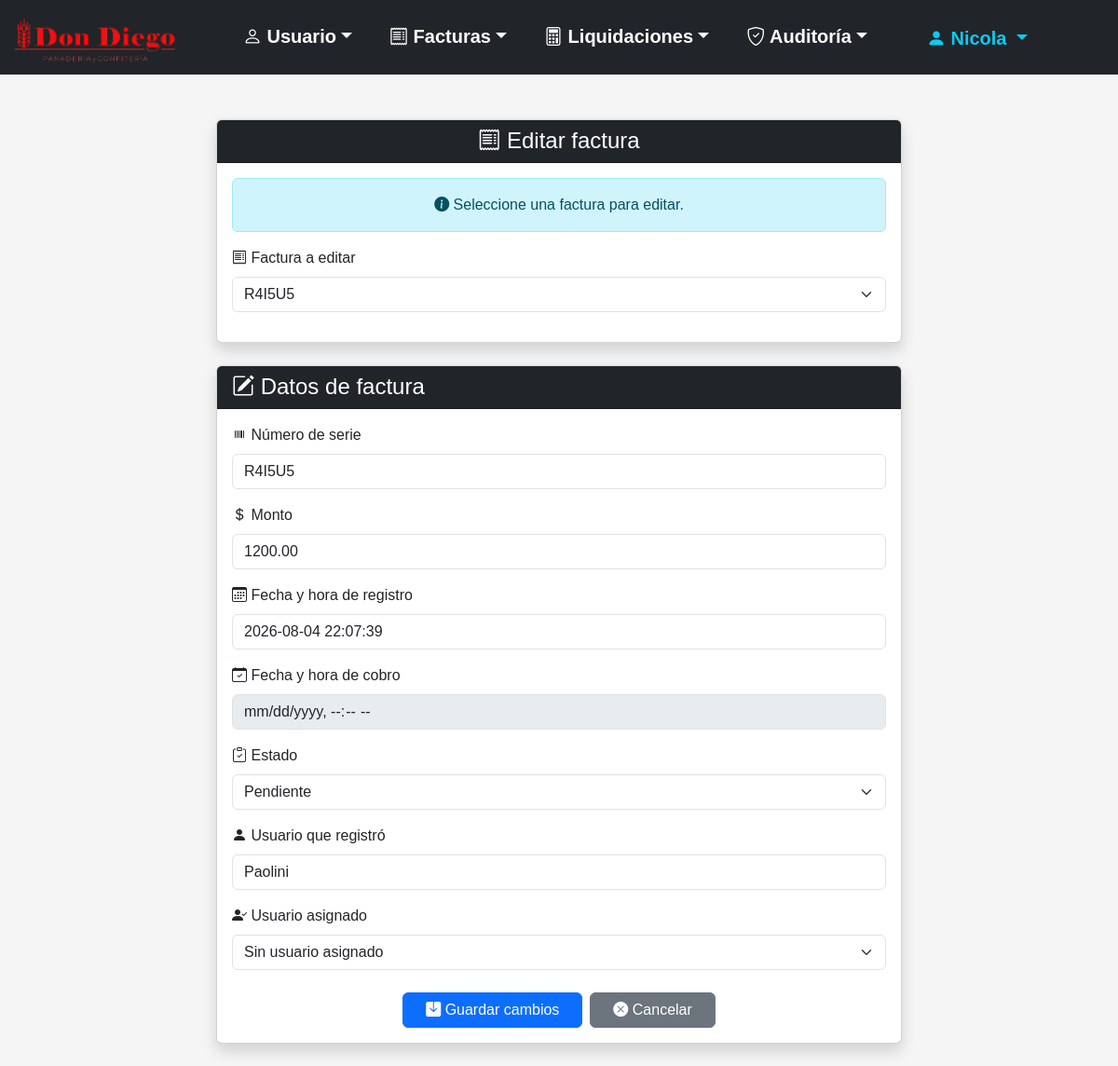
/Panaderia-v2/editar_factura.php?id=2 (signed in), run on the app's committed database.
### tables this page shows
CREATE TABLE `usuario` (
  `id` smallint(5) UNSIGNED NOT NULL,
  `usuario` varchar(32) NOT NULL,
  `contrasenia` varchar(255) NOT NULL,
  `activo` tinyint(1) NOT NULL DEFAULT 1,
  `id_ROL` tinyint(3) UNSIGNED NOT NULL
);

CREATE TABLE `factura` (
  `id` int(10) UNSIGNED NOT NULL,
  `numero_serie` varchar(20) NOT NULL,
  `monto` decimal(8,2) NOT NULL,
  `fecha_registro` datetime NOT NULL,
  `fecha_cobro` datetime DEFAULT NULL,
  `estado` enum('Cobrado','Pendiente','Anulada') NOT NULL DEFAULT 'Pendiente',
  `id_usuario_registro` smallint(5) UNSIGNED NOT NULL,
  `id_usuario_asignado` smallint(5) UNSIGNED DEFAULT NULL
);

### Panaderia-v2/editar_factura.php (the view, shortened to what this page needs)
<?php
require_once "conexion.php";
$id_factura_editar = $_GET["id"] ?? $_POST["id_factura"] ?? "";
$facturaEditar = null;
if ($id_factura_editar != "") {
    $sqlFactura = "SELECT id, numero_serie, monto, fecha_registro, fecha_cobro, estado, id_usuario_registro, id_usuario_asignado
                   FROM factura
                    WHERE id = ?";
    $stmtFactura = $conexion->prepare($sqlFactura);
    $stmtFactura->execute([$id_factura_editar]);
    $facturaEditar = $stmtFactura->fetch(PDO::FETCH_ASSOC);
}
?>
<!DOCTYPE html>
<html lang="es">
<head>
    <link rel="stylesheet" href="css/bootstrap-5.3.8/css/bootstrap.min.css">
    <link rel="stylesheet" href="imagenes/bootstrap-icons-1.13.1/bootstrap-icons.min.css">
    <link rel="stylesheet" href="css/estilo.css">
</head>
<body>
    <?php require_once "menu.php"; ?>
    <div class="container mt-5">
        <div class="row justify-content-center">
            <div class="col-md-9 col-lg-8">
                <div class="card shadow mb-4">
                    <div class="card-header bg-dark text-white text-center">
                        <h4 class="mb-0"><i class="bi bi-receipt"></i> Editar factura</h4>
                    </div>
                    <div class="card-body">
                        <div class="alert alert-info text-center"><i class="bi bi-info-circle-fill"></i> Seleccione una factura para editar.</div>
                        <form method="get">
                            <div class="mb-3">
                                <label for="id" class="form-label"><i class="bi bi-receipt"></i> Factura a editar</label>
                                <select id="id" name="id" class="form-select" onchange="this.form.submit()" required>
                                    <?php
                                        $sqlListaFacturas = "SELECT id, numero_serie FROM factura ORDER BY id DESC";
                                        $stmtListaFacturas = $conexion->prepare($sqlListaFacturas);
                                        $stmtListaFacturas->execute();
                                        $facturas = $stmtListaFacturas->fetchAll(PDO::FETCH_ASSOC);
                                    ?>
                                    <?php foreach ($facturas as $factura): ?>
                                        <option value="<?= $factura["id"] ?>"
                                            <?= ($id_factura_editar == $factura["id"])
                                                ? "selected"
                                                : "" ?>
                                        >
                                            <?= htmlspecialchars($factura["numero_serie"]) ?>
                                        </option>
                                    <?php endforeach; ?>
                                </select>
                            </div>
                        </form>
                    </div>
                </div>
                <?php if ($facturaEditar): ?>
                    <div class="card shadow mb-4">
                        <div class="card-header bg-dark text-white">
                            <h4 class="mb-0"><i class="bi bi-pencil-square"></i> Datos de factura</h4>
                        </div>
                        <div class="card-body">
                            <form method="post">
                                <div class="mb-3">
                                    <label for="numero_serie" class="form-label"><i class="bi bi-upc"></i> Número de serie</label>
                                    <input type="text" id="numero_serie" name="numero_serie" class="form-control"
                                        value="<?= htmlspecialchars($facturaEditar["numero_serie"]) ?>"
                                        maxlength="20"
                                        required
                                    >
                                </div>
                                <div class="mb-3">
                                    <label for="monto" class="form-label"><i class="bi bi-currency-dollar"></i> Monto</label>
                                    <input type="number" id="monto" name="monto" class="form-control"
                                        value="<?= htmlspecialchars($facturaEditar["monto"]) ?>"
                                        step="0.01"
                                        min="0"
                                        required
                                    >
                                </div>
                                <div class="mb-3">
                                    <label for="fecha_registro" class="form-label"><i class="bi bi-calendar3"></i> Fecha y hora de registro</label>
                                    <input type="text" id="fecha_registro" class="form-control"
                                        value="<?= htmlspecialchars($facturaEditar["fecha_registro"]) ?>"
                                        readonly
                                    >
                                </div>
                                <div class="mb-3">
                                    <label for="fecha_cobro" class="form-label"><i class="bi bi-calendar-check"></i> Fecha y hora de cobro</label>
                                    <input type="datetime-local" id="fecha_cobro" name="fecha_cobro" class="form-control"
                                         value="<?php
                                        ?>"
                                    >
                                </div>
                                <div class="mb-3">
                                    <label for="estado" class="form-label"><i class="bi bi-clipboard-check"></i> Estado</label>
                                    <select id="estado" name="estado" class="form-select" required>
                                        <option value="Pendiente"
                                            <?= ($facturaEditar["estado"] == "Pendiente")
                                                ? "selected"
                                                : "" ?>
                                        >
                                            Pendiente
                                        </option>
                                    </select>
                                </div>
                                <div class="mb-3">
                                    <label for="id_usuario_registro" class="form-label"><i class="bi bi-person-fill"></i> Usuario que registró</label>
                                    <input type="text" id="id_usuario_registro" class="form-control"
                                        value="<?php
                                            $sqlUsuarioRegistro = "SELECT usuario FROM usuario WHERE id = ?";
                                            $stmtUsuarioRegistro = $conexion->prepare($sqlUsuarioRegistro);
                                            $stmtUsuarioRegistro->execute([$facturaEditar["id_usuario_registro"]]);
                                            $usuarioRegistro = $stmtUsuarioRegistro->fetch(PDO::FETCH_ASSOC);
                                            echo htmlspecialchars($usuarioRegistro["usuario"] ?? "Usuario no encontrado");
                                        ?>"
                                        readonly
                                    >
                                </div>
                                <div class="mb-4">
                                    <label for="id_usuario_asignado" class="form-label"><i class="bi bi-person-check-fill"></i> Usuario asignado</label>
                                    <select id="id_usuario_asignado" name="id_usuario_asignado" class="form-select">
                                        <option value="">Sin usuario asignado</option>
                                    </select>
                                </div>
                                <div class="d-flex gap-2 justify-content-center">
                                    <button type="submit" class="btn btn-primary px-4"><i class="bi bi-save-fill"></i> Guardar cambios</button>
                                    <a href="index.php" class="btn btn-secondary px-4"><i class="bi bi-x-circle-fill"></i> Cancelar</a>
                                </div>
                            </form>
                        </div>
                    </div>
                <?php endif; ?>
            </div>
        </div>
    </div>
</body>
</html>

### Panaderia-v2/menu.php (shortened to what this page needs)
<?php
if (isset($_SESSION["id_usuario"])) {
    $sqlUsuario = "SELECT usuario FROM usuario WHERE id = ?";
    $stmtUsuario = $conexion->prepare($sqlUsuario);
    $stmtUsuario->execute([$_SESSION["id_usuario"]]);
    $usuarioLogueado = $stmtUsuario->fetch(PDO::FETCH_ASSOC);
}
?>
<nav class="navbar navbar-expand-lg navbar-dark bg-dark">
    <div class="container-fluid">
        <a class="navbar-brand flex-grow-1" href="https://www.dondiegouy.com/"><img src="imagenes/logo.png" alt="Panaderia" class="d-inline-block align-text-top logo-menu"></a>
        <div class="offcanvas offcanvas-end text-bg-dark" tabindex="-1" id="menuNavegacion" aria-labelledby="menuNavegacionLabel">
            <div class="offcanvas-body justify-content-center">
                <ul class="navbar-nav flex-grow-1 pe-3 gap-4 fs-5">
                    <li class="nav-item dropdown nav-underline">
                        <a class="nav-link dropdown-toggle fw-bold" href="#" role="button" data-bs-toggle="dropdown" aria-expanded="false"><i class="bi bi-person"></i> Usuario</a>
                    </li>
                    <li class="nav-item dropdown nav-underline">
                        <a class="nav-link dropdown-toggle fw-bold" href="#" role="button" data-bs-toggle="dropdown" aria-expanded="false"><i class="bi bi-receipt"></i> Facturas</a>
                    </li>
                    <li class="nav-item dropdown nav-underline">
                        <a class="nav-link dropdown-toggle fw-bold" href="#" role="button" data-bs-toggle="dropdown" aria-expanded="false"><i class="bi bi-calculator"></i> Liquidaciones</a>
                    </li>
                    <li class="nav-item dropdown nav-underline">
                        <a class="nav-link dropdown-toggle fw-bold" href="#" role="button" data-bs-toggle="dropdown" aria-expanded="false"><i class="bi bi-shield-check"></i> Auditoría</a>
                    </li>
                    <li class="nav-item dropdown mt-auto pe-3 fs-5 d-xxl-none">
                       <a class="nav-link dropdown-toggle fw-bold usuario-menu" href="#" role="button" data-bs-toggle="dropdown" aria-expanded="false">
                            <i class="bi bi-person-fill"></i>
                            <?= htmlspecialchars($usuarioLogueado["usuario"]) ?>
                        </a>
                    </li>
                </ul>
            </div>
        </div>
    </div>
</nav>

### Panaderia-v2/css/estilo.css (style rules this page uses)
body { font-family: Arial, sans-serif; background: #f5f5f5; margin: 0; padding: 0; width: 100%; max-width: 100%; overflow-x: hidden; }
.navbar .nav-link, .navbar .navbar-brand { color: white !important; }
.navbar .usuario-menu { color: #0dcaf0 !important; }
.navbar { width: 100%; max-width: 100%; margin: 0; padding-left: 0; padding-right: 0; }
.navbar .container-fluid { width: 100%; max-width: 100%; margin: 0; padding-left: 12px; padding-right: 12px; }
.logo-menu { width: 180px; height: 50px; object-fit: contain; }

### data on the page
usuario: usuario "Nicola"
factura: numero_serie "R4I5U5", monto "1200.00", fecha_registro "2026-08-04 22:07:39", estado "Pendiente"
usuario: usuario "Paolini"

### other printed values
form field id "R4I5U5"
